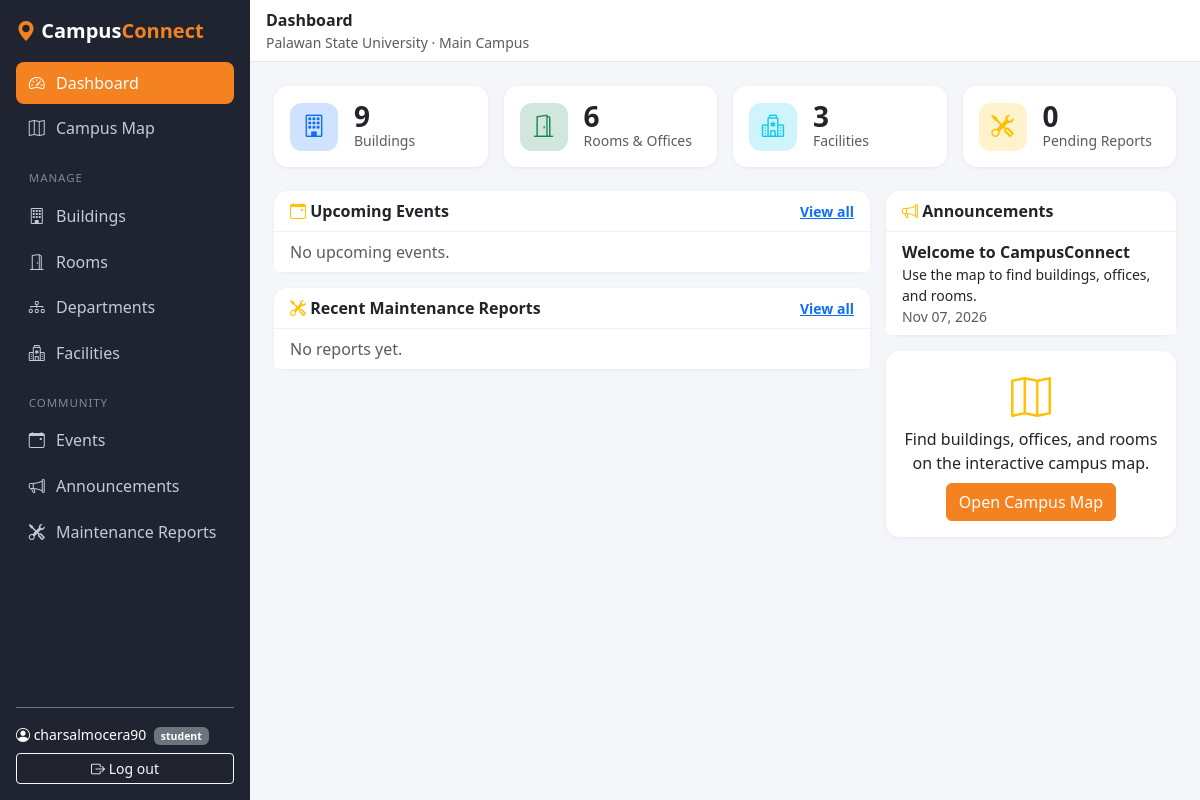
Screenshot of / (signed in) with the database file from the repository.
### campus/models.py (models this page shows, shortened)
class Profile(models.Model):
    ROLE_CHOICES = [
        ('student', 'Student'),
        ('staff', 'Staff'),
        ('admin', 'Admin'),
    ]
    user = models.OneToOneField(User, on_delete=models.CASCADE, related_name='profile')
    role = models.CharField(max_length=10, choices=ROLE_CHOICES, default='student')

class Announcement(models.Model):
    title = models.CharField(max_length=150)
    body = models.TextField()
    posted_at = models.DateTimeField(auto_now_add=True)
    posted_by = models.ForeignKey(
        settings.AUTH_USER_MODEL, on_delete=models.SET_NULL, null=True, related_name='announcements',
    )
    class Meta:
        ordering = ['-posted_at']

### campus/dashboard.py (the view)
# urls.py: path('', dashboard.dashboard_view, name='dashboard'),
def dashboard_view(request):
    now = timezone.now()
    context = {
        'building_count': Building.objects.count(),
        'room_count': Room.objects.count(),
        'facility_count': Facility.objects.count(),
        'pending_reports': MaintenanceReport.objects.filter(status='pending').count(),
        'upcoming_events': (
            Event.objects.filter(date_end__gte=now)
            .select_related('building')[:5]
        ),
        'announcements': Announcement.objects.all()[:5],
        'recent_reports': (
            MaintenanceReport.objects
            .select_related('room', 'facility')[:5]
        ),
    }
    return render(request, 'campus/dashboard.html', context)

### campus/templates/campus/dashboard.html (shortened to what this page needs)
{% extends 'campus/base.html' %}
{% block heading %}Dashboard{% endblock %}
{% block content %}
<div class="row g-3 mb-4">
  <div class="col-6 col-xl-3">
    <div class="card stat-card"><div class="card-body d-flex align-items-center gap-3">
      <div class="stat-icon bg-primary-subtle text-primary"><i class="bi bi-building"></i></div>
      <div><div class="fs-3 fw-bold lh-1">{{ building_count }}</div><div class="text-muted small">Buildings</div></div>
    </div></div>
  </div>
  <div class="col-6 col-xl-3">
    <div class="card stat-card"><div class="card-body d-flex align-items-center gap-3">
      <div class="stat-icon bg-success-subtle text-success"><i class="bi bi-door-open"></i></div>
      <div><div class="fs-3 fw-bold lh-1">{{ room_count }}</div><div class="text-muted small">Rooms &amp; Offices</div></div>
    </div></div>
  </div>
  <div class="col-6 col-xl-3">
    <div class="card stat-card"><div class="card-body d-flex align-items-center gap-3">
      <div class="stat-icon bg-info-subtle text-info"><i class="bi bi-hospital"></i></div>
      <div><div class="fs-3 fw-bold lh-1">{{ facility_count }}</div><div class="text-muted small">Facilities</div></div>
    </div></div>
  </div>
  <div class="col-6 col-xl-3">
    <div class="card stat-card"><div class="card-body d-flex align-items-center gap-3">
      <div class="stat-icon bg-warning-subtle text-warning"><i class="bi bi-tools"></i></div>
      <div><div class="fs-3 fw-bold lh-1">{{ pending_reports }}</div><div class="text-muted small">Pending Reports</div></div>
    </div></div>
  </div>
</div>
<div class="row g-3">
  <div class="col-lg-8">
    <div class="card mb-3">
      <div class="card-header d-flex justify-content-between align-items-center">
        <span><i class="bi bi-calendar-event text-warning"></i> Upcoming Events</span>
        <a href="{% url 'event_list' %}" class="small">View all</a>
      </div>
      <ul class="list-group list-group-flush">
        {% for e in upcoming_events %}
          <li class="list-group-item">
            <div class="fw-semibold">{{ e.title }}</div>
            <div class="text-muted small">
              <i class="bi bi-clock"></i> {{ e.date_start|date:"M d, Y h:i A" }}
              &middot; <i class="bi bi-geo-alt"></i> {{ e.building.name }}
            </div>
          </li>
        {% empty %}
          <li class="list-group-item text-muted">No upcoming events.</li>
        {% endfor %}
      </ul>
    </div>
    <div class="card">
      <div class="card-header d-flex justify-content-between align-items-center">
        <span><i class="bi bi-tools text-warning"></i> Recent Maintenance Reports</span>
        <a href="{% url 'report_list' %}" class="small">View all</a>
      </div>
      <ul class="list-group list-group-flush">
        {% for r in recent_reports %}
          <li class="list-group-item d-flex justify-content-between align-items-start gap-2">
            <div>
              <div class="fw-semibold">{{ r.room|default:r.facility|default:"General" }}</div>
              <div class="text-muted small">{{ r.description|truncatechars:80 }}</div>
            </div>
            <span class="badge {% if r.status == 'done' %}bg-success{% elif r.status == 'ongoing' %}bg-primary{% else %}bg-warning text-dark{% endif %}">{{ r.get_status_display }}</span>
          </li>
        {% empty %}
          <li class="list-group-item text-muted">No reports yet.</li>
        {% endfor %}
      </ul>
    </div>
  </div>
  <div class="col-lg-4">
    <div class="card mb-3">
      <div class="card-header"><i class="bi bi-megaphone text-warning"></i> Announcements</div>
      <ul class="list-group list-group-flush">
        {% for a in announcements %}
          <li class="list-group-item">
            <div class="fw-semibold">{{ a.title }}</div>
            <div class="small">{{ a.body|truncatechars:90 }}</div>
            <div class="text-muted small">{{ a.posted_at|date:"M d, Y" }}</div>
          </li>
        {% empty %}
          <li class="list-group-item text-muted">No announcements.</li>
        {% endfor %}
      </ul>
    </div>
    <div class="card">
      <div class="card-body text-center">
        <i class="bi bi-map fs-1 text-warning"></i>
        <p class="mb-2">Find buildings, offices, and rooms on the interactive campus map.</p>
        <a href="{% url 'map' %}" class="btn btn-psu">Open Campus Map</a>
      </div>
    </div>
  </div>
</div>
{% endblock %}

### campus/templates/campus/base.html (shortened to what this page needs)
{% load static %}
<!DOCTYPE html>
<html lang="en">
<head>
  <link href="https://cdn.jsdelivr.net/npm/bootstrap@5.3.3/dist/css/bootstrap.min.css" rel="stylesheet">
  <link href="https://cdn.jsdelivr.net/npm/bootstrap-icons@1.11.3/font/bootstrap-icons.min.css" rel="stylesheet">
  <link rel="stylesheet" href="{% static 'campus/css/base.css' %}">
</head>
<body>
<div class="d-flex">
  <aside class="offcanvas-lg offcanvas-start sidebar" tabindex="-1" id="sidebar">
    <div class="sidebar-inner p-3 d-flex flex-column">
      <div class="d-flex justify-content-between align-items-center mb-3">
        <a href="{% url 'dashboard' %}" class="brand"><i class="bi bi-geo-alt-fill" style="color: var(--psu-orange)"></i> Campus<span>Connect</span></a>
      </div>
      <nav class="nav flex-column gap-1">
        <a class="nav-link {% if request.resolver_match.url_name == 'dashboard' %}active{% endif %}" href="{% url 'dashboard' %}"><i class="bi bi-speedometer2"></i> Dashboard</a>
        <a class="nav-link {% if request.resolver_match.url_name == 'map' %}active{% endif %}" href="{% url 'map' %}"><i class="bi bi-map"></i> Campus Map</a>
        <div class="nav-section">Manage</div>
        <a class="nav-link {% if 'building' in request.resolver_match.url_name %}active{% endif %}" href="{% url 'building_list' %}"><i class="bi bi-building"></i> Buildings</a>
        <a class="nav-link {% if 'room' in request.resolver_match.url_name %}active{% endif %}" href="{% url 'room_list' %}"><i class="bi bi-door-open"></i> Rooms</a>
        <a class="nav-link {% if 'department' in request.resolver_match.url_name %}active{% endif %}" href="{% url 'department_list' %}"><i class="bi bi-diagram-3"></i> Departments</a>
        <a class="nav-link {% if 'facility' in request.resolver_match.url_name %}active{% endif %}" href="{% url 'facility_list' %}"><i class="bi bi-hospital"></i> Facilities</a>
        <div class="nav-section">Community</div>
        <a class="nav-link {% if 'event' in request.resolver_match.url_name %}active{% endif %}" href="{% url 'event_list' %}"><i class="bi bi-calendar-event"></i> Events</a>
        <a class="nav-link {% if 'announcement' in request.resolver_match.url_name %}active{% endif %}" href="{% url 'announcement_list' %}"><i class="bi bi-megaphone"></i> Announcements</a>
        <a class="nav-link {% if 'report' in request.resolver_match.url_name %}active{% endif %}" href="{% url 'report_list' %}"><i class="bi bi-tools"></i> Maintenance Reports</a>
      </nav>
      <div class="mt-auto pt-3 border-top border-secondary">
        {% if user.is_authenticated %}
          <div class="text-white small mb-2">
            <i class="bi bi-person-circle"></i> {{ user.username }}
            <span class="badge bg-secondary ms-1">{% if user.is_superuser %}admin{% else %}{{ user.profile.role|default:'student' }}{% endif %}</span>
          </div>
          <form method="post" action="{% url 'logout' %}">
            <button class="btn btn-sm btn-outline-light w-100"><i class="bi bi-box-arrow-right"></i> Log out</button>
          </form>
        {% else %}
          <a class="btn btn-sm btn-psu w-100 mb-2" href="{% url 'login' %}?next={{ request.path }}"><i class="bi bi-box-arrow-in-right"></i> Log in</a>
          <a class="btn btn-sm btn-outline-light w-100" href="{% url 'register' %}"><i class="bi bi-person-plus"></i> Register</a>
        {% endif %}
      </div>
    </div>
  </aside>
  <div class="main flex-grow-1">
    <header class="topbar px-3 py-2 d-flex align-items-center gap-3">
      <div>
        <div class="fw-semibold">{% block heading %}CampusConnect{% endblock %}</div>
        <div class="text-muted small d-none d-sm-block">Palawan State University &middot; Main Campus</div>
      </div>
    </header>
    <main class="{% block main_class %}p-3 p-lg-4{% endblock %}">
      {% block content %}{% endblock %}
    </main>
  </div>
</div>
</body>
</html>

### campus/static/campus/css/base.css (style rules this page uses)
:root { --psu-orange: #f58220; --psu-orange-dark: #d96b0b; --sidebar-bg: #1f2430; --page-bg: #f5f6fa; }
body { background: var(--page-bg); }
.sidebar { width: 250px; }
.sidebar-inner { background: var(--sidebar-bg); min-height: 100%; }
@media (min-width: 992px) { .sidebar { position: sticky; top: 0; height: 100vh !important; width: 250px !important; flex: 0 0 250px !important; overflow-y: auto; } }
.brand { color: #fff; font-weight: 700; font-size: 1.25rem; text-decoration: none; }
.brand span { color: var(--psu-orange); }
.sidebar .nav-link { color: #c5cad6; border-radius: 8px; padding: .55rem .8rem; display: flex; gap: .7rem; align-items: center; }
.sidebar .nav-link.active { background: var(--psu-orange); color: #fff; }
.nav-section { color: #7f8798; font-size: .72rem; letter-spacing: .08em; text-transform: uppercase; margin: 1rem .8rem .3rem; }
.main { min-width: 0; display: flex; flex-direction: column; min-height: 100vh; min-height: 100dvh; }
.main > main { flex: 1 1 auto; position: relative; }
.topbar { background: #fff; border-bottom: 1px solid #e5e7ee; }
.stat-card { border: 0; border-radius: 14px; box-shadow: 0 1px 4px rgba(0,0,0,.06); }
.stat-icon { width: 48px; height: 48px; border-radius: 12px; display: grid; place-items: center; font-size: 1.4rem; }
.card { border: 0; border-radius: 14px; box-shadow: 0 1px 4px rgba(0,0,0,.06); }
.card-header { background: transparent; font-weight: 600; border-bottom: 1px solid #eef0f5; }
.btn-psu { background: var(--psu-orange); border-color: var(--psu-orange); color: #fff; }

### rows the page displays
Announcement: title "Welcome to CampusConnect", body "Use the map to find buildings, offices, and rooms.", posted_at "Nov 07, 2026"

### other values shown
{{ user.username }} "charsalmocera90"
{{ user.profile.role|default:'student' }} "student"
{{ building_count }} "9"
{{ room_count }} "6"
{{ facility_count }} "3"
{{ pending_reports }} "0"
